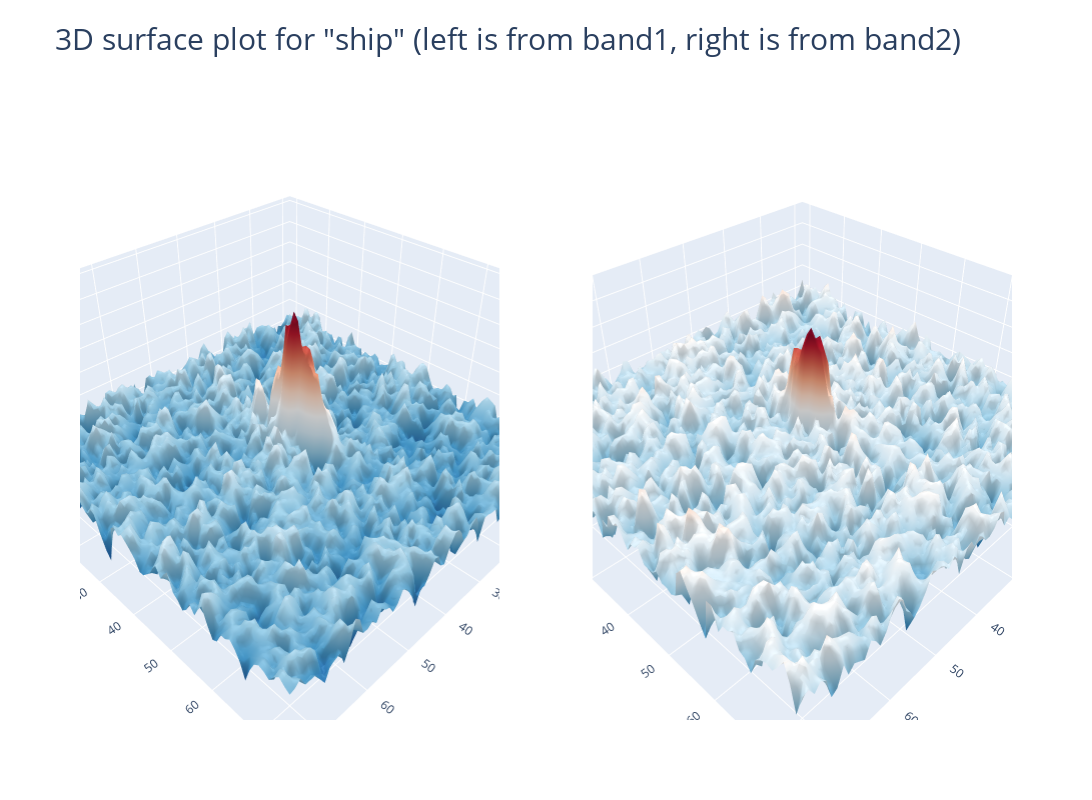

Notebook source saved alongside this figure:
### Code cell
num = 0
label = 'iceberg' if (train['is_iceberg'].values[num] == 1) else'ship'
plot_contour_2d(X_band_1[num,:,:], X_band_2[num,:,:], label)

### Figure 1 — Plotly figure (JSON) as saved in the notebook; plotly's stock layout.template omitted (floating-point values rounded to 4 significant figures; data arrays with more than 128 entries replaced by an {"elided": "..."} marker saying what was removed)
{"data": [{"colorscale": [[0, "rgb(5,48,97)"], [0.1, "rgb(33,102,172)"], [0.2, "rgb(67,147,195)"], [0.3, "rgb(146,197,222)"], [0.4, "rgb(209,229,240)"], [0.5, "rgb(247,247,247)"], [0.6, "rgb(253,219,199)"], [0.7, "rgb(244,165,130)"], [0.8, "rgb(214,96,77)"], [0.9, "rgb(178,24,43)"], [1, "rgb(103,0,31)"]], "scene": "scene", "showscale": false, "z": {"elided": "75x75 float values"}, "type": "surface"}, {"colorscale": [[0, "rgb(5,48,97)"], [0.1, "rgb(33,102,172)"], [0.2, "rgb(67,147,195)"], [0.3, "rgb(146,197,222)"], [0.4, "rgb(209,229,240)"], [0.5, "rgb(247,247,247)"], [0.6, "rgb(253,219,199)"], [0.7, "rgb(244,165,130)"], [0.8, "rgb(214,96,77)"], [0.9, "rgb(178,24,43)"], [1, "rgb(103,0,31)"]], "scene": "scene2", "showscale": false, "z": {"elided": "75x75 float values"}, "type": "surface"}], "layout": {"height": 800, "scene": {"domain": {"x": [0, 0.45], "y": [0, 1]}}, "title": {"font": {"size": 30}, "text": "3D surface plot for \"ship\" (left is from band1, right is from band2)"}, "width": 1200, "scene2": {"domain": {"x": [0.55, 1], "y": [0, 1]}}}}
